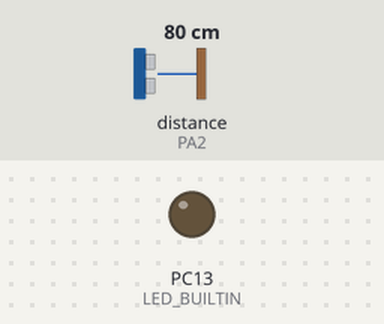
Bench run of a sketch on a simulated STM32 Blue Pill. On the bench: output pins drawn as LEDs (lit = HIGH). Wiring (inferred from the names in the program): ultrasonic range finder: trigger PA1; echo PA2. The inputs (shaded band) are chosen by the test bench; at power-on: distance to the obstacle (sensor on PA2) 80 cm. The echo pulse lasts 58.3 µs per cm; the modem accepts every AT command (registered, SIM ready, sends succeed) and sends nothing else; pins used as bus, display or sensor lines are not drawn.

Above: at 0.1 s.
At 5.1 s:
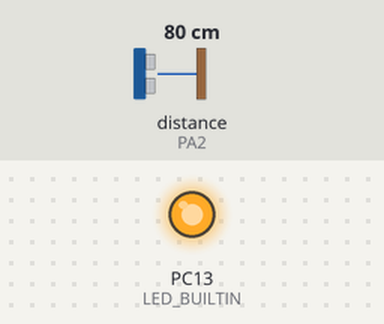
Timing chart, 0 to 6.6 s (numbered marks = the images above):
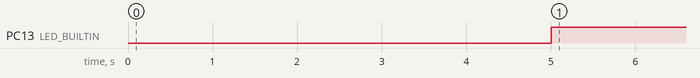

The sketch:

WaterLevelSensor.ino
```cpp
#define TRIGGER PA1
#define ECHO PA2
#define MAX_DISTANCE 130.0f
#define MIN_DISTANCE 23.0f
#define SELF_ADDRESS 100
#define RELAY_ADDRESS 1
#define SENSOR_ID 3

long duration;
int distance;

float reldist;
float fdist;

HardwareSerial LoraSerial = HardwareSerial(USART1);
int sval;
String valstr;
String toSend;

void setup() {
  pinMode(TRIGGER, OUTPUT);
  pinMode(ECHO, INPUT);
  pinMode(LED_BUILTIN, OUTPUT);

  //Opening serial port to lora chip
  //and setting up lora parameters
  digitalWrite(LED_BUILTIN, LOW);
  LoraSerial.begin(115200);
  delay(3000);
  LoraSerial.println("AT+NETWORKID=1");
  delay(1000);
  LoraSerial.print("AT+ADDRESS=");
  LoraSerial.println(SELF_ADDRESS);
  delay(1000);
  LoraSerial.println("AT+PARAMETER=12,7,1,4");
  digitalWrite(LED_BUILTIN, HIGH);

  //Temporary debug code
  //Serial.begin(9600);
}

void loop() {

  //Trigger reading
  digitalWrite(TRIGGER,HIGH);
  delayMicroseconds(20);
  digitalWrite(TRIGGER,LOW);

  //Read wave duration
  duration = pulseIn(ECHO, HIGH);

  //Convert to distance measurement
  distance = duration * 0.034/2;
  fdist=distance;
  fdist = min(fdist, MAX_DISTANCE);
  fdist = max(fdist, MIN_DISTANCE);


  reldist = 1.0f - ((fdist - MIN_DISTANCE)/(MAX_DISTANCE-MIN_DISTANCE));


  digitalWrite(LED_BUILTIN, LOW);

  sval = reldist * 4096.0f;


  //Format a string to send with lora
  valstr = String(SENSOR_ID, DEC);                    //3
  valstr.concat("_");                                 //3_
  valstr.concat(String(sval, DEC));                   //3_2048
  valstr.concat("h");                                 //3_2048h
  toSend = String("AT+SEND=");                        //AT+SEND=
  toSend.concat(String(RELAY_ADDRESS, DEC));          //AT+SEND=1
  toSend.concat(",");                                 //AT+SEND=1,
  toSend.concat(String(valstr.length(), DEC));        //AT+SEND=1,7
  toSend.concat(",");                                 //AT+SEND=1,7,
  toSend.concat(valstr);                              //AT+SEND=1,7,3_2048h

  //Queue serial send and wait to complete
  LoraSerial.println(toSend);
  LoraSerial.flush();

  digitalWrite(LED_BUILTIN, HIGH);

  /*
  Serial.print("[");
  Serial.print(distance);
  Serial.print(" cm] [");
  Serial.print(reldist * 100.0f);
  Serial.println(" %]");
  */

  delay(3000);

}
```

Measured:
- by itself, PC13 (LED_BUILTIN): LOW → HIGH at 5.0 s
